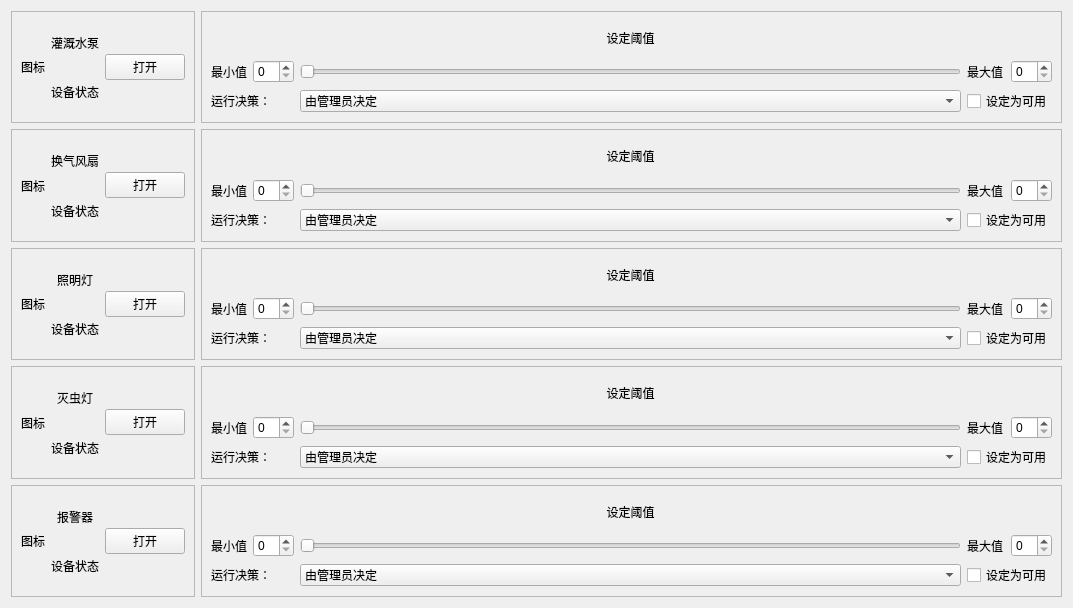
<?xml version="1.0" encoding="UTF-8"?>
<ui version="4.0">
 <class>Form</class>
 <widget class="QWidget" name="Form">
  <property name="geometry">
   <rect>
    <x>0</x>
    <y>0</y>
    <width>1073</width>
    <height>608</height>
   </rect>
  </property>
  <property name="windowTitle">
   <string>Form</string>
  </property>
  <layout class="QVBoxLayout" name="verticalLayout">
   <item>
    <layout class="QHBoxLayout" name="horizontalLayout">
     <item>
      <widget class="QFrame" name="frame_waterPump">
       <property name="frameShape">
        <enum>QFrame::StyledPanel</enum>
       </property>
       <property name="frameShadow">
        <enum>QFrame::Raised</enum>
       </property>
       <layout class="QGridLayout" name="gridLayout_8">
        <item row="0" column="3" rowspan="2">
         <widget class="SwitchButton" name="button_waterPump">
          <property name="text">
           <string>打开</string>
          </property>
         </widget>
        </item>
        <item row="1" column="1">
         <widget class="QLabel" name="label_state_waterPump">
          <property name="text">
           <string>设备状态</string>
          </property>
          <property name="alignment">
           <set>Qt::AlignCenter</set>
          </property>
         </widget>
        </item>
        <item row="0" column="1">
         <widget class="QLabel" name="label_type_waterPump">
          <property name="text">
           <string>灌溉水泵</string>
          </property>
          <property name="alignment">
           <set>Qt::AlignCenter</set>
          </property>
         </widget>
        </item>
        <item row="0" column="0" rowspan="2">
         <widget class="QLabel" name="label_img_waterPump">
          <property name="text">
           <string>图标</string>
          </property>
         </widget>
        </item>
       </layout>
      </widget>
     </item>
     <item>
      <widget class="QFrame" name="frame">
       <property name="frameShape">
        <enum>QFrame::StyledPanel</enum>
       </property>
       <property name="frameShadow">
        <enum>QFrame::Raised</enum>
       </property>
       <layout class="QGridLayout" name="gridLayout">
        <item row="1" column="1">
         <widget class="QSpinBox" name="spinBox_min_waterPump"/>
        </item>
        <item row="2" column="3" colspan="2">
         <widget class="QCheckBox" name="checkBox">
          <property name="text">
           <string>设定为可用</string>
          </property>
         </widget>
        </item>
        <item row="2" column="2">
         <widget class="QComboBox" name="comboBox_waterPump">
          <item>
           <property name="text">
            <string>由管理员决定</string>
           </property>
          </item>
          <item>
           <property name="text">
            <string>由空气温度决定</string>
           </property>
          </item>
          <item>
           <property name="text">
            <string>由空气湿度决定</string>
           </property>
          </item>
          <item>
           <property name="text">
            <string>由土壤温度决定</string>
           </property>
          </item>
          <item>
           <property name="text">
            <string>由土壤湿度决定</string>
           </property>
          </item>
          <item>
           <property name="text">
            <string>由光照强度决定</string>
           </property>
          </item>
          <item>
           <property name="text">
            <string>由图像识别决定</string>
           </property>
          </item>
         </widget>
        </item>
        <item row="2" column="0" colspan="2">
         <widget class="QLabel" name="label_6">
          <property name="text">
           <string>运行决策：</string>
          </property>
         </widget>
        </item>
        <item row="1" column="2">
         <widget class="QSlider" name="horizontalSlider_waterPump">
          <property name="orientation">
           <enum>Qt::Horizontal</enum>
          </property>
         </widget>
        </item>
        <item row="1" column="4">
         <widget class="QSpinBox" name="spinBox_max_waterPump"/>
        </item>
        <item row="0" column="2">
         <widget class="QLabel" name="label">
          <property name="layoutDirection">
           <enum>Qt::LeftToRight</enum>
          </property>
          <property name="text">
           <string>设定阈值</string>
          </property>
          <property name="alignment">
           <set>Qt::AlignCenter</set>
          </property>
         </widget>
        </item>
        <item row="1" column="0">
         <widget class="QLabel" name="label_7">
          <property name="text">
           <string>最小值</string>
          </property>
         </widget>
        </item>
        <item row="1" column="3">
         <widget class="QLabel" name="label_8">
          <property name="text">
           <string>最大值</string>
          </property>
         </widget>
        </item>
       </layout>
      </widget>
     </item>
    </layout>
   </item>
   <item>
    <layout class="QHBoxLayout" name="horizontalLayout_2">
     <item>
      <widget class="QFrame" name="frame_fan">
       <property name="frameShape">
        <enum>QFrame::StyledPanel</enum>
       </property>
       <property name="frameShadow">
        <enum>QFrame::Raised</enum>
       </property>
       <layout class="QGridLayout" name="gridLayout_7">
        <item row="0" column="1">
         <widget class="QLabel" name="label_type_fan">
          <property name="text">
           <string>换气风扇</string>
          </property>
          <property name="alignment">
           <set>Qt::AlignCenter</set>
          </property>
         </widget>
        </item>
        <item row="1" column="1">
         <widget class="QLabel" name="label_state_fan">
          <property name="text">
           <string>设备状态</string>
          </property>
          <property name="alignment">
           <set>Qt::AlignCenter</set>
          </property>
         </widget>
        </item>
        <item row="0" column="0" rowspan="2">
         <widget class="QLabel" name="label_img_fan">
          <property name="text">
           <string>图标</string>
          </property>
         </widget>
        </item>
        <item row="0" column="3" rowspan="2">
         <widget class="SwitchButton" name="button_fan">
          <property name="text">
           <string>打开</string>
          </property>
         </widget>
        </item>
       </layout>
      </widget>
     </item>
     <item>
      <widget class="QFrame" name="frame_2">
       <property name="frameShape">
        <enum>QFrame::StyledPanel</enum>
       </property>
       <property name="frameShadow">
        <enum>QFrame::Raised</enum>
       </property>
       <layout class="QGridLayout" name="gridLayout_2">
        <item row="1" column="1">
         <widget class="QSpinBox" name="spinBox_min_fan"/>
        </item>
        <item row="2" column="3" colspan="2">
         <widget class="QCheckBox" name="checkBox_2">
          <property name="text">
           <string>设定为可用</string>
          </property>
         </widget>
        </item>
        <item row="2" column="2">
         <widget class="QComboBox" name="comboBox_fan">
          <item>
           <property name="text">
            <string>由管理员决定</string>
           </property>
          </item>
          <item>
           <property name="text">
            <string>由空气温度决定</string>
           </property>
          </item>
          <item>
           <property name="text">
            <string>由空气湿度决定</string>
           </property>
          </item>
          <item>
           <property name="text">
            <string>由土壤温度决定</string>
           </property>
          </item>
          <item>
           <property name="text">
            <string>由土壤湿度决定</string>
           </property>
          </item>
          <item>
           <property name="text">
            <string>由光照强度决定</string>
           </property>
          </item>
          <item>
           <property name="text">
            <string>由图像识别决定</string>
           </property>
          </item>
         </widget>
        </item>
        <item row="2" column="0" colspan="2">
         <widget class="QLabel" name="label_9">
          <property name="text">
           <string>运行决策：</string>
          </property>
         </widget>
        </item>
        <item row="1" column="2">
         <widget class="QSlider" name="horizontalSlider_fan">
          <property name="orientation">
           <enum>Qt::Horizontal</enum>
          </property>
         </widget>
        </item>
        <item row="1" column="4">
         <widget class="QSpinBox" name="spinBox_max_fan"/>
        </item>
        <item row="0" column="2">
         <widget class="QLabel" name="label_2">
          <property name="layoutDirection">
           <enum>Qt::LeftToRight</enum>
          </property>
          <property name="text">
           <string>设定阈值</string>
          </property>
          <property name="alignment">
           <set>Qt::AlignCenter</set>
          </property>
         </widget>
        </item>
        <item row="1" column="0">
         <widget class="QLabel" name="label_10">
          <property name="text">
           <string>最小值</string>
          </property>
         </widget>
        </item>
        <item row="1" column="3">
         <widget class="QLabel" name="label_11">
          <property name="text">
           <string>最大值</string>
          </property>
         </widget>
        </item>
       </layout>
      </widget>
     </item>
    </layout>
   </item>
   <item>
    <layout class="QHBoxLayout" name="horizontalLayout_3">
     <item>
      <widget class="QFrame" name="frame_light">
       <property name="frameShape">
        <enum>QFrame::StyledPanel</enum>
       </property>
       <property name="frameShadow">
        <enum>QFrame::Raised</enum>
       </property>
       <layout class="QGridLayout" name="gridLayout_6">
        <item row="0" column="1">
         <widget class="QLabel" name="label_tyoe_light">
          <property name="text">
           <string>照明灯</string>
          </property>
          <property name="alignment">
           <set>Qt::AlignCenter</set>
          </property>
         </widget>
        </item>
        <item row="1" column="1">
         <widget class="QLabel" name="label_state_light">
          <property name="text">
           <string>设备状态</string>
          </property>
          <property name="alignment">
           <set>Qt::AlignCenter</set>
          </property>
         </widget>
        </item>
        <item row="0" column="0" rowspan="2">
         <widget class="QLabel" name="label_img_light">
          <property name="text">
           <string>图标</string>
          </property>
         </widget>
        </item>
        <item row="0" column="3" rowspan="2">
         <widget class="SwitchButton" name="button_light">
          <property name="text">
           <string>打开</string>
          </property>
         </widget>
        </item>
       </layout>
      </widget>
     </item>
     <item>
      <widget class="QFrame" name="frame_3">
       <property name="frameShape">
        <enum>QFrame::StyledPanel</enum>
       </property>
       <property name="frameShadow">
        <enum>QFrame::Raised</enum>
       </property>
       <layout class="QGridLayout" name="gridLayout_3">
        <item row="1" column="1">
         <widget class="QSpinBox" name="spinBox_min_light"/>
        </item>
        <item row="2" column="3" colspan="2">
         <widget class="QCheckBox" name="checkBox_3">
          <property name="text">
           <string>设定为可用</string>
          </property>
         </widget>
        </item>
        <item row="2" column="2">
         <widget class="QComboBox" name="comboBox_light">
          <item>
           <property name="text">
            <string>由管理员决定</string>
           </property>
          </item>
          <item>
           <property name="text">
            <string>由空气温度决定</string>
           </property>
          </item>
          <item>
           <property name="text">
            <string>由空气湿度决定</string>
           </property>
          </item>
          <item>
           <property name="text">
            <string>由土壤温度决定</string>
           </property>
          </item>
          <item>
           <property name="text">
            <string>由土壤湿度决定</string>
           </property>
          </item>
          <item>
           <property name="text">
            <string>由光照强度决定</string>
           </property>
          </item>
          <item>
           <property name="text">
            <string>由图像识别决定</string>
           </property>
          </item>
         </widget>
        </item>
        <item row="2" column="0" colspan="2">
         <widget class="QLabel" name="label_12">
          <property name="text">
           <string>运行决策：</string>
          </property>
         </widget>
        </item>
        <item row="1" column="2">
         <widget class="QSlider" name="horizontalSlider_light">
          <property name="orientation">
           <enum>Qt::Horizontal</enum>
          </property>
         </widget>
        </item>
        <item row="1" column="4">
         <widget class="QSpinBox" name="spinBox_max_light"/>
        </item>
        <item row="0" column="2">
         <widget class="QLabel" name="label_3">
          <property name="layoutDirection">
           <enum>Qt::LeftToRight</enum>
          </property>
          <property name="text">
           <string>设定阈值</string>
          </property>
          <property name="alignment">
           <set>Qt::AlignCenter</set>
          </property>
         </widget>
        </item>
        <item row="1" column="0">
         <widget class="QLabel" name="label_13">
          <property name="text">
           <string>最小值</string>
          </property>
         </widget>
        </item>
        <item row="1" column="3">
         <widget class="QLabel" name="label_14">
          <property name="text">
           <string>最大值</string>
          </property>
         </widget>
        </item>
       </layout>
      </widget>
     </item>
    </layout>
   </item>
   <item>
    <layout class="QHBoxLayout" name="horizontalLayout_4">
     <item>
      <widget class="QFrame" name="frame_InsectKillingLamp">
       <property name="frameShape">
        <enum>QFrame::StyledPanel</enum>
       </property>
       <property name="frameShadow">
        <enum>QFrame::Raised</enum>
       </property>
       <layout class="QGridLayout" name="gridLayout_9">
        <item row="0" column="1">
         <widget class="QLabel" name="label_type_InsectKillingLamp">
          <property name="text">
           <string>灭虫灯</string>
          </property>
          <property name="alignment">
           <set>Qt::AlignCenter</set>
          </property>
         </widget>
        </item>
        <item row="1" column="1">
         <widget class="QLabel" name="label_state_InsectKillingLamp">
          <property name="text">
           <string>设备状态</string>
          </property>
          <property name="alignment">
           <set>Qt::AlignCenter</set>
          </property>
         </widget>
        </item>
        <item row="0" column="0" rowspan="2">
         <widget class="QLabel" name="label_img_InsectKillingLamp">
          <property name="text">
           <string>图标</string>
          </property>
         </widget>
        </item>
        <item row="0" column="3" rowspan="2">
         <widget class="SwitchButton" name="button_InsectKillingLamp">
          <property name="text">
           <string>打开</string>
          </property>
         </widget>
        </item>
       </layout>
      </widget>
     </item>
     <item>
      <widget class="QFrame" name="frame_4">
       <property name="frameShape">
        <enum>QFrame::StyledPanel</enum>
       </property>
       <property name="frameShadow">
        <enum>QFrame::Raised</enum>
       </property>
       <layout class="QGridLayout" name="gridLayout_4">
        <item row="1" column="1">
         <widget class="QSpinBox" name="spinBox_min_InsectKillingLamp"/>
        </item>
        <item row="2" column="3" colspan="2">
         <widget class="QCheckBox" name="checkBox_4">
          <property name="text">
           <string>设定为可用</string>
          </property>
         </widget>
        </item>
        <item row="2" column="2">
         <widget class="QComboBox" name="comboBox_InsectKillingLamp">
          <item>
           <property name="text">
            <string>由管理员决定</string>
           </property>
          </item>
          <item>
           <property name="text">
            <string>由空气温度决定</string>
           </property>
          </item>
          <item>
           <property name="text">
            <string>由空气湿度决定</string>
           </property>
          </item>
          <item>
           <property name="text">
            <string>由土壤温度决定</string>
           </property>
          </item>
          <item>
           <property name="text">
            <string>由土壤湿度决定</string>
           </property>
          </item>
          <item>
           <property name="text">
            <string>由光照强度决定</string>
           </property>
          </item>
          <item>
           <property name="text">
            <string>由图像识别决定</string>
           </property>
          </item>
         </widget>
        </item>
        <item row="2" column="0" colspan="2">
         <widget class="QLabel" name="label_15">
          <property name="text">
           <string>运行决策：</string>
          </property>
         </widget>
        </item>
        <item row="1" column="2">
         <widget class="QSlider" name="horizontalSlider_InsectKillingLamp">
          <property name="orientation">
           <enum>Qt::Horizontal</enum>
          </property>
         </widget>
        </item>
        <item row="1" column="4">
         <widget class="QSpinBox" name="spinBox_max_InsectKillingLamp"/>
        </item>
        <item row="0" column="2">
         <widget class="QLabel" name="label_4">
          <property name="layoutDirection">
           <enum>Qt::LeftToRight</enum>
          </property>
          <property name="text">
           <string>设定阈值</string>
          </property>
          <property name="alignment">
           <set>Qt::AlignCenter</set>
          </property>
         </widget>
        </item>
        <item row="1" column="0">
         <widget class="QLabel" name="label_16">
          <property name="text">
           <string>最小值</string>
          </property>
         </widget>
        </item>
        <item row="1" column="3">
         <widget class="QLabel" name="label_17">
          <property name="text">
           <string>最大值</string>
          </property>
         </widget>
        </item>
       </layout>
      </widget>
     </item>
    </layout>
   </item>
   <item>
    <layout class="QHBoxLayout" name="horizontalLayout_5">
     <item>
      <widget class="QFrame" name="frame_beep">
       <property name="frameShape">
        <enum>QFrame::StyledPanel</enum>
       </property>
       <property name="frameShadow">
        <enum>QFrame::Raised</enum>
       </property>
       <layout class="QGridLayout" name="gridLayout_10">
        <item row="0" column="1">
         <widget class="QLabel" name="label_type_beep">
          <property name="text">
           <string>报警器</string>
          </property>
          <property name="alignment">
           <set>Qt::AlignCenter</set>
          </property>
         </widget>
        </item>
        <item row="1" column="1">
         <widget class="QLabel" name="label_state_beep">
          <property name="text">
           <string>设备状态</string>
          </property>
          <property name="alignment">
           <set>Qt::AlignCenter</set>
          </property>
         </widget>
        </item>
        <item row="0" column="0" rowspan="2">
         <widget class="QLabel" name="label_img_beep">
          <property name="text">
           <string>图标</string>
          </property>
         </widget>
        </item>
        <item row="0" column="3" rowspan="2">
         <widget class="SwitchButton" name="button_beep">
          <property name="text">
           <string>打开</string>
          </property>
         </widget>
        </item>
       </layout>
      </widget>
     </item>
     <item>
      <widget class="QFrame" name="frame_5">
       <property name="frameShape">
        <enum>QFrame::StyledPanel</enum>
       </property>
       <property name="frameShadow">
        <enum>QFrame::Raised</enum>
       </property>
       <layout class="QGridLayout" name="gridLayout_5">
        <item row="1" column="1">
         <widget class="QSpinBox" name="spinBox_min_beep"/>
        </item>
        <item row="2" column="3" colspan="2">
         <widget class="QCheckBox" name="checkBox_5">
          <property name="text">
           <string>设定为可用</string>
          </property>
         </widget>
        </item>
        <item row="2" column="2">
         <widget class="QComboBox" name="comboBox_beep">
          <item>
           <property name="text">
            <string>由管理员决定</string>
           </property>
          </item>
          <item>
           <property name="text">
            <string>由空气温度决定</string>
           </property>
          </item>
          <item>
           <property name="text">
            <string>由空气湿度决定</string>
           </property>
          </item>
          <item>
           <property name="text">
            <string>由土壤温度决定</string>
           </property>
          </item>
          <item>
           <property name="text">
            <string>由土壤湿度决定</string>
           </property>
          </item>
          <item>
           <property name="text">
            <string>由光照强度决定</string>
           </property>
          </item>
          <item>
           <property name="text">
            <string>由图像识别决定</string>
           </property>
          </item>
         </widget>
        </item>
        <item row="2" column="0" colspan="2">
         <widget class="QLabel" name="label_18">
          <property name="text">
           <string>运行决策：</string>
          </property>
         </widget>
        </item>
        <item row="1" column="2">
         <widget class="QSlider" name="horizontalSlider_beep">
          <property name="orientation">
           <enum>Qt::Horizontal</enum>
          </property>
         </widget>
        </item>
        <item row="1" column="4">
         <widget class="QSpinBox" name="spinBox_max_beep"/>
        </item>
        <item row="0" column="2">
         <widget class="QLabel" name="label_5">
          <property name="layoutDirection">
           <enum>Qt::LeftToRight</enum>
          </property>
          <property name="text">
           <string>设定阈值</string>
          </property>
          <property name="alignment">
           <set>Qt::AlignCenter</set>
          </property>
         </widget>
        </item>
        <item row="1" column="0">
         <widget class="QLabel" name="label_19">
          <property name="text">
           <string>最小值</string>
          </property>
         </widget>
        </item>
        <item row="1" column="3">
         <widget class="QLabel" name="label_20">
          <property name="text">
           <string>最大值</string>
          </property>
         </widget>
        </item>
       </layout>
      </widget>
     </item>
    </layout>
   </item>
  </layout>
 </widget>
 <customwidgets>
  <customwidget>
   <class>SwitchButton</class>
   <extends>QPushButton</extends>
   <header>part_switch_button.h</header>
  </customwidget>
 </customwidgets>
 <resources/>
 <connections/>
</ui>
